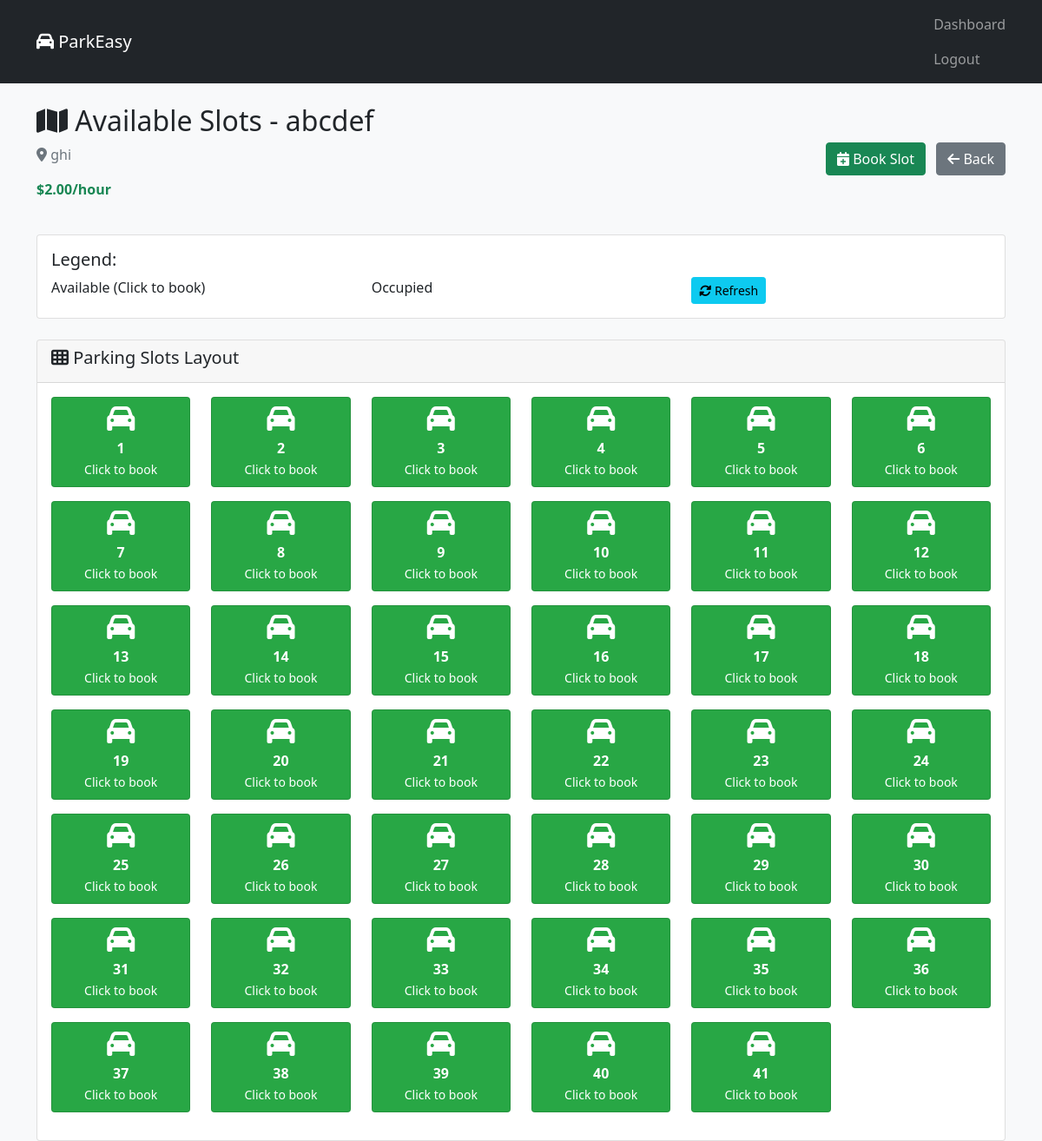
Screenshot of /slot-map/5 (signed in) with the database file from the repository.
### tables this page shows
CREATE TABLE parking_lots (
            id INTEGER PRIMARY KEY AUTOINCREMENT,
            name TEXT NOT NULL,
            location TEXT NOT NULL,
            total_slots INTEGER NOT NULL,
            price_per_hour REAL NOT NULL,
            created_at TIMESTAMP DEFAULT CURRENT_TIMESTAMP,
            deleted_at TIMESTAMP NULL
        );

CREATE TABLE parking_slots (
            id INTEGER PRIMARY KEY AUTOINCREMENT,
            parking_lot_id INTEGER NOT NULL,
            slot_number INTEGER NOT NULL,
            status TEXT DEFAULT 'available',
            deleted_at TIMESTAMP NULL,
            FOREIGN KEY (parking_lot_id) REFERENCES parking_lots (id)
        );

### controllers/user_controller.py (the view)
@user_bp.route('/slot-map/<int:lot_id>')
def user_slot_map(lot_id):
    auth_check = require_login()
    if auth_check:
        return auth_check
    conn = get_db()
    lot = conn.execute('SELECT * FROM parking_lots WHERE id = ? AND deleted_at IS NULL', (lot_id,)).fetchone()
    if not lot:
        flash('Parking lot not found!', 'error')
        return redirect('/dashboard')
    slots = conn.execute('''
        SELECT ps.*,
               CASE WHEN b.id IS NOT NULL THEN b.end_time ELSE NULL END as occupied_until
        FROM parking_slots ps
        LEFT JOIN bookings b ON ps.id = b.slot_id AND b.status = 'active'
        WHERE ps.parking_lot_id = ?
        ORDER BY ps.slot_number
    ''', (lot_id,)).fetchall()
    conn.close()
    return render_template('user/slot_map.html', lot=lot, slots=slots)

### controllers/user_controller.py (called while the page is built)
def require_login():
    if 'logged_in' not in session:
        flash('Please login first!', 'error')
        return redirect('/login')
    return None

### database.py (called while the page is built)
def get_db():
    conn = sqlite3.connect(DATABASE)
    conn.row_factory = sqlite3.Row
    return conn

### templates/user/slot_map.html (shortened to what this page needs)
<!DOCTYPE html>
<html>
<head>
    <link href="https://cdn.jsdelivr.net/npm/bootstrap@5.1.3/dist/css/bootstrap.min.css" rel="stylesheet">
    <link href="https://cdnjs.cloudflare.com/ajax/libs/font-awesome/6.0.0/css/all.min.css" rel="stylesheet">
</head>
<body class="bg-light">
    <nav class="navbar navbar-dark bg-dark">
        <div class="container">
            <a class="navbar-brand" href="/"><i class="fas fa-car"></i> ParkEasy</a>
            <div class="navbar-nav ms-auto">
                <a class="nav-link" href="/dashboard">Dashboard</a>
                <a class="nav-link" href="/logout">Logout</a>
            </div>
        </div>
    </nav>
    <div class="container mt-4">
        <div class="d-flex justify-content-between align-items-center mb-4">
            <div>
                <h2><i class="fas fa-map"></i> Available Slots - {{ lot.name }}</h2>
                <p class="text-muted"><i class="fas fa-map-marker-alt"></i> {{ lot.location }}</p>
                <p class="text-success"><strong>${{ '%.2f'|format(lot.price_per_hour) }}/hour</strong></p>
            </div>
            <div>
                <a href="/book/{{ lot.id }}" class="btn btn-success me-2">
                    <i class="fas fa-calendar-plus"></i> Book Slot
                </a>
                <a href="/dashboard" class="btn btn-secondary">
                    <i class="fas fa-arrow-left"></i> Back
                </a>
            </div>
        </div>
        <div class="card mb-4">
            <div class="card-body">
                <h5>Legend:</h5>
                <div class="row">
                    <div class="col-md-4">
                        <div class="d-flex align-items-center">
                            <span>Available (Click to book)</span>
                        </div>
                    </div>
                    <div class="col-md-4">
                        <div class="d-flex align-items-center">
                            <span>Occupied</span>
                        </div>
                    </div>
                    <div class="col-md-4">
                        <button class="btn btn-sm btn-info" onclick="location.reload()">
                            <i class="fas fa-sync-alt"></i> Refresh
                        </button>
                    </div>
                </div>
            </div>
        </div>
        <div class="card">
            <div class="card-header">
                <h5><i class="fas fa-th"></i> Parking Slots Layout</h5>
            </div>
            <div class="card-body">
                <div class="row">
                    {% for slot in slots %}
                    <div class="col-lg-2 col-md-3 col-sm-4 col-6 mb-3">
                        <div class="card slot-card text-white text-center
                                    {% if slot.status == 'available' %}slot-available{% elif slot.status == 'occupied' %}slot-occupied{% else %}slot-maintenance{% endif %}"
                             {% if slot.status == 'available' %}onclick="bookSlot({{ slot.id }}, {{ slot.slot_number }})"{% endif %}>
                            <div class="card-body p-2">
                                <div class="mb-1">
                                    <i class="fas fa-car fa-2x"></i>
                                </div>
                                <div>
                                    <strong>{{ slot.slot_number }}</strong>
                                </div>
                                {% if slot.status == 'occupied' and slot.occupied_until %}
                                <div>
                                    <small>Until:</small><br>
                                    <small>{{ slot.occupied_until }}</small>
                                </div>
                                {% elif slot.status == 'available' %}
                                <div>
                                    <small>Click to book</small>
                                </div>
                                {% endif %}
                            </div>
                        </div>
                    </div>
                    {% endfor %}
                </div>
            </div>
        </div>
    </div>
</body>
</html>

### templates/user/slot_map.html (style rules this page uses)
.slot-card { transition: all 0.3s; min-height: 80px; }
.slot-available { background-color: #28a745 !important; cursor: pointer; }

### rows the page displays
parking_lots: name "abcdef", location "ghi", price_per_hour "2.00"
parking_slots: slot_number "1", status "Click to book"
parking_slots: slot_number "2", status "Click to book"
parking_slots: slot_number "3", status "Click to book"
parking_slots: slot_number "4", status "Click to book"
parking_slots: slot_number "5", status "Click to book"
parking_slots: slot_number "6", status "Click to book"
parking_slots: slot_number "7", status "Click to book"
parking_slots: slot_number "8", status "Click to book"
parking_slots: slot_number "9", status "Click to book"
parking_slots: slot_number "10", status "Click to book"
parking_slots: slot_number "11", status "Click to book"
parking_slots: slot_number "12", status "Click to book"
parking_slots: slot_number "13", status "Click to book"
parking_slots: slot_number "14", status "Click to book"
parking_slots: slot_number "15", status "Click to book"
parking_slots: slot_number "16", status "Click to book"
parking_slots: slot_number "17", status "Click to book"
parking_slots: slot_number "18", status "Click to book"
parking_slots: slot_number "19", status "Click to book"
parking_slots: slot_number "20", status "Click to book"
parking_slots: slot_number "21", status "Click to book"
parking_slots: slot_number "22", status "Click to book"
parking_slots: slot_number "23", status "Click to book"
parking_slots: slot_number "24", status "Click to book"
parking_slots: slot_number "25", status "Click to book"
parking_slots: slot_number "26", status "Click to book"
parking_slots: slot_number "27", status "Click to book"
parking_slots: slot_number "28", status "Click to book"
parking_slots: slot_number "29", status "Click to book"
parking_slots: slot_number "30", status "Click to book"
parking_slots: slot_number "31", status "Click to book"
parking_slots: slot_number "32", status "Click to book"
parking_slots: slot_number "33", status "Click to book"
parking_slots: slot_number "34", status "Click to book"
parking_slots: slot_number "35", status "Click to book"
parking_slots: slot_number "36", status "Click to book"
parking_slots: slot_number "37", status "Click to book"
parking_slots: slot_number "38", status "Click to book"
parking_slots: slot_number "39", status "Click to book"
parking_slots: slot_number "40", status "Click to book"
parking_slots: slot_number "41", status "Click to book"
